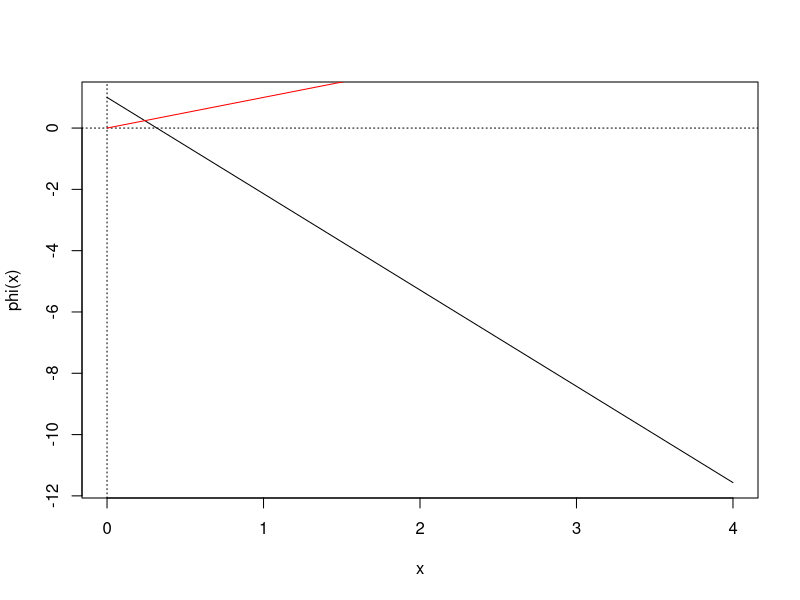

Reproduce this figure in R.
puntofijo =function(g, x0, tol=1e-9, maxIter=100){
  k = 1
  repeat{
    x1 = g(x0)
    dx = abs(x1 - x0)
    x0 = x1
    cat("x_", k, "= ", x1, "\n")
    k = k+1
    
    if(dx< tol|| k > maxIter) break;
  }
  if( dx > tol ){
    cat("No hubo convergencia ")
    #retornaNULL)
  } else{
    cat("x* es aproximadamente ", x1, " con error menor que ", tol)
  }
}
phi = function(x) exp(0)^x-pi*x
curve(phi, 0, 4); abline(h=0, v=0, lty=3)
curve(1*x, 0,4, col="red", add=TRUE)
puntofijo(phi, 2.5, 1e-7, 10)